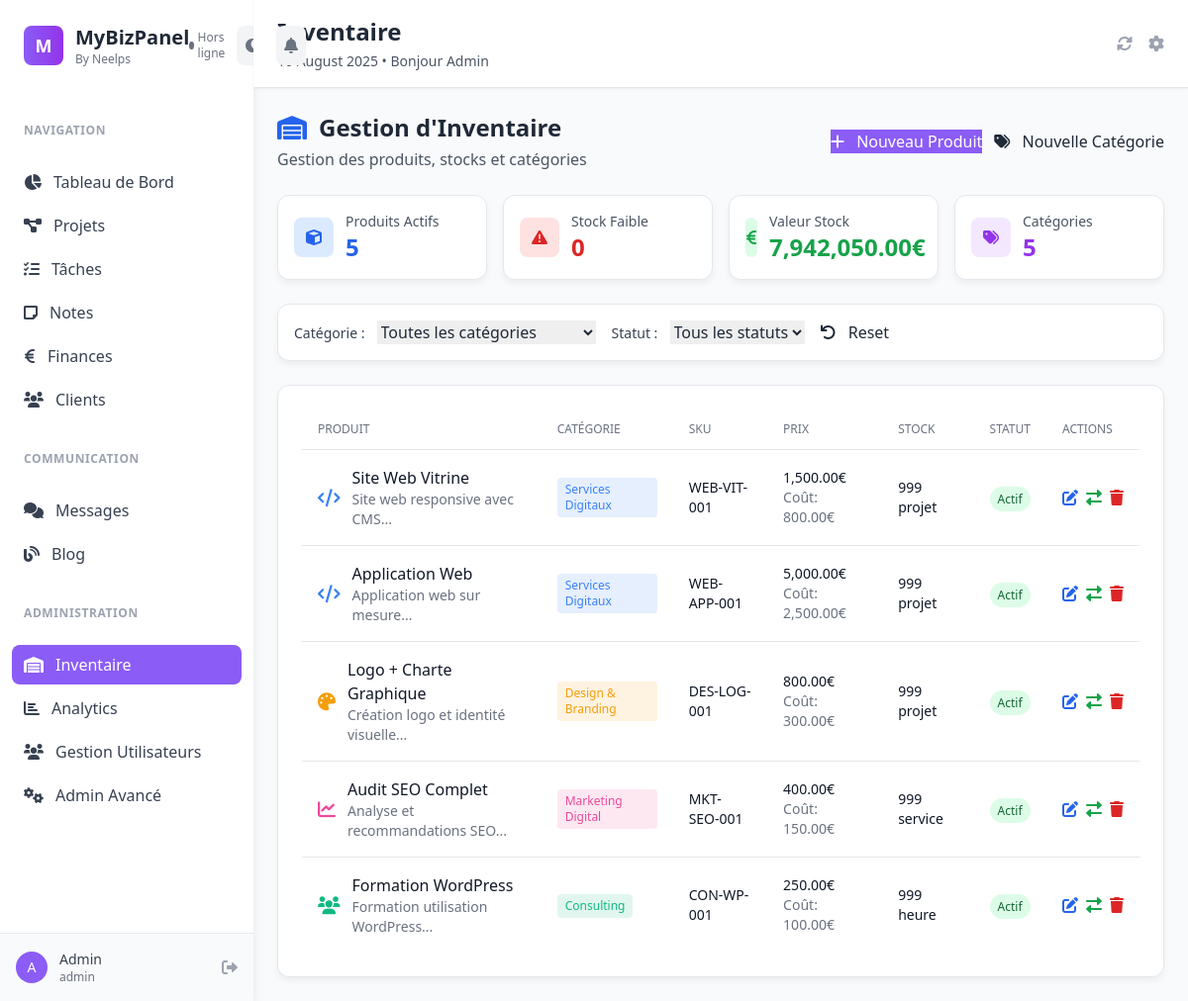
Screenshot of /?page=inventory (signed in) with the database file from the repository.
### tables this page shows
CREATE TABLE products (
    id VARCHAR(50) PRIMARY KEY,
    name VARCHAR(200) NOT NULL,
    description TEXT,
    sku VARCHAR(100) UNIQUE,
    category_id VARCHAR(50),
    price DECIMAL(10,2) DEFAULT 0.00,
    cost_price DECIMAL(10,2) DEFAULT 0.00,
    stock_quantity INT DEFAULT 0,
    min_stock_level INT DEFAULT 5,
    max_stock_level INT DEFAULT 100,
    unit VARCHAR(20) DEFAULT 'pcs',
    barcode VARCHAR(100),
    weight DECIMAL(8,2),
    dimensions VARCHAR(100),
    supplier VARCHAR(200),
    location VARCHAR(100),
    status ENUM('active', 'inactive', 'discontinued') DEFAULT 'active',
    created_by VARCHAR(50),
    created_at TIMESTAMP DEFAULT CURRENT_TIMESTAMP,
    updated_at TIMESTAMP DEFAULT CURRENT_TIMESTAMP ON UPDATE CURRENT_TIMESTAMP,
    INDEX idx_category (category_id),
    INDEX idx_sku (sku),
    INDEX idx_status (status),
    INDEX idx_stock (stock_quantity),
    FOREIGN KEY (category_id) REFERENCES product_categories(id) ON DELETE SET NULL,
    FOREIGN KEY (created_by) REFERENCES users(id) ON DELETE SET NULL
);

CREATE TABLE product_categories (
    id VARCHAR(50) PRIMARY KEY,
    name VARCHAR(100) NOT NULL,
    description TEXT,
    color VARCHAR(7) DEFAULT '#10b981',
    icon VARCHAR(50) DEFAULT 'fas fa-cube',
    is_active BOOLEAN DEFAULT TRUE,
    created_by VARCHAR(50),
    created_at TIMESTAMP DEFAULT CURRENT_TIMESTAMP,
    updated_at TIMESTAMP DEFAULT CURRENT_TIMESTAMP ON UPDATE CURRENT_TIMESTAMP,
    INDEX idx_is_active (is_active),
    FOREIGN KEY (created_by) REFERENCES users(id) ON DELETE SET NULL
);

### pages/inventory.php (the view, shortened to what this page needs)
<?php
$categoryFilter = $_GET['category'] ?? 'all';
$statusFilter = $_GET['status'] ?? 'all';
$categoryCondition = $categoryFilter !== 'all' ? "AND p.category_id = ?" : "";
$statusCondition = $statusFilter !== 'all' ? "AND p.status = ?" : "";
try {
    $sql = "
        SELECT p.*, pc.name as category_name, pc.color as category_color, pc.icon as category_icon,
               u.email as creator_email
        FROM products p
        LEFT JOIN product_categories pc ON p.category_id = pc.id
        LEFT JOIN users u ON p.created_by = u.id
        WHERE 1=1 $categoryCondition $statusCondition
        ORDER BY p.created_at DESC
        LIMIT 50
    ";
    $stmt = $pdo->prepare($sql);
    $params = [];
    $stmt->execute($params);
    $products = $stmt->fetchAll();
    $stmt = $pdo->query("SELECT COUNT(*) FROM products WHERE status = 'active'");
    $activeProducts = $stmt->fetchColumn();
    $stmt = $pdo->query("SELECT COUNT(*) FROM products WHERE stock_quantity <= min_stock_level");
    $lowStockProducts = $stmt->fetchColumn();
    $stmt = $pdo->query("SELECT SUM(stock_quantity * price) FROM products WHERE status = 'active'");
    $totalStockValue = $stmt->fetchColumn() ?: 0;
    $stmt = $pdo->query("SELECT COUNT(*) FROM product_categories WHERE is_active = 1");
    $totalCategories = $stmt->fetchColumn();
} catch (Exception $e) {
    $error = "Erreur lors du chargement : " . $e->getMessage();
    $products = [];
    $productCategories = [];
}
?>
<div class="space-y-6">
    <div class="flex items-center justify-between">
        <div>
            <h1 class="text-2xl font-bold flex items-center">
                <i class="fas fa-warehouse mr-3 text-blue-600"></i>
                Gestion d'Inventaire
            </h1>
            <p class="text-gray-600 mt-1">Gestion des produits, stocks et catégories</p>
        </div>
        <div class="flex space-x-3">
            <button onclick="showProductForm()" class="btn-primary">
                <i class="fas fa-plus mr-2"></i>
                Nouveau Produit
            </button>
            <button onclick="showCategoryForm()" class="btn-secondary">
                <i class="fas fa-tags mr-2"></i>
                Nouvelle Catégorie
            </button>
        </div>
    </div>
    <div class="grid grid-cols-1 md:grid-cols-4 gap-4">
        <div class="card p-4">
            <div class="flex items-center">
                <div class="w-10 h-10 bg-blue-100 rounded-lg flex items-center justify-center">
                    <i class="fas fa-cube text-blue-600"></i>
                </div>
                <div class="ml-3">
                    <p class="text-sm text-gray-600">Produits Actifs</p>
                    <p class="text-2xl font-bold text-blue-600"><?= $activeProducts ?></p>
                </div>
            </div>
        </div>
        <div class="card p-4">
            <div class="flex items-center">
                <div class="w-10 h-10 bg-red-100 rounded-lg flex items-center justify-center">
                    <i class="fas fa-exclamation-triangle text-red-600"></i>
                </div>
                <div class="ml-3">
                    <p class="text-sm text-gray-600">Stock Faible</p>
                    <p class="text-2xl font-bold text-red-600"><?= $lowStockProducts ?></p>
                </div>
            </div>
        </div>
        <div class="card p-4">
            <div class="flex items-center">
                <div class="w-10 h-10 bg-green-100 rounded-lg flex items-center justify-center">
                    <i class="fas fa-euro-sign text-green-600"></i>
                </div>
                <div class="ml-3">
                    <p class="text-sm text-gray-600">Valeur Stock</p>
                    <p class="text-2xl font-bold text-green-600"><?= number_format($totalStockValue, 2) ?>€</p>
                </div>
            </div>
        </div>
        <div class="card p-4">
            <div class="flex items-center">
                <div class="w-10 h-10 bg-purple-100 rounded-lg flex items-center justify-center">
                    <i class="fas fa-tags text-purple-600"></i>
                </div>
                <div class="ml-3">
                    <p class="text-sm text-gray-600">Catégories</p>
                    <p class="text-2xl font-bold text-purple-600"><?= $totalCategories ?></p>
                </div>
            </div>
        </div>
    </div>
    <div class="card p-4">
        <div class="flex flex-wrap gap-4 items-center">
            <div>
                <label class="text-sm font-medium text-gray-700 mr-2">Catégorie :</label>
                <select onchange="applyFilters()" id="category-filter" class="form-input-sm">
                    <option value="all">Toutes les catégories</option>
                </select>
            </div>
            <div>
                <label class="text-sm font-medium text-gray-700 mr-2">Statut :</label>
                <select onchange="applyFilters()" id="status-filter" class="form-input-sm">
                    <option value="all">Tous les statuts</option>
                </select>
            </div>
            <button onclick="resetFilters()" class="btn-secondary btn-sm">
                <i class="fas fa-undo mr-2"></i>
                Reset
            </button>
        </div>
    </div>
    <div class="card">
        <div class="p-6">
            <div class="overflow-x-auto">
                <table class="w-full table-auto">
                    <thead>
                        <tr class="border-b border-gray-200">
                            <th class="px-4 py-3 text-left text-xs font-medium text-gray-500 uppercase">Produit</th>
                            <th class="px-4 py-3 text-left text-xs font-medium text-gray-500 uppercase">Catégorie</th>
                            <th class="px-4 py-3 text-left text-xs font-medium text-gray-500 uppercase">SKU</th>
                            <th class="px-4 py-3 text-left text-xs font-medium text-gray-500 uppercase">Prix</th>
                            <th class="px-4 py-3 text-left text-xs font-medium text-gray-500 uppercase">Stock</th>
                            <th class="px-4 py-3 text-left text-xs font-medium text-gray-500 uppercase">Statut</th>
                            <th class="px-4 py-3 text-left text-xs font-medium text-gray-500 uppercase">Actions</th>
                        </tr>
                    </thead>
                    <tbody class="divide-y divide-gray-200">
                        <?php if (empty($products)): ?>
                        <tr>
                            <td colspan="7" class="px-4 py-8 text-center text-gray-500">
                                <i class="fas fa-cube text-4xl mb-4"></i>
                                <p class="text-lg">Aucun produit trouvé</p>
                                <p class="text-sm">Créez votre premier produit pour commencer !</p>
                            </td>
                        </tr>
                        <?php else: ?>
                            <?php foreach ($products as $product): ?>
                            <tr class="hover:bg-gray-50">
                                <td class="px-4 py-4">
                                    <div class="flex items-center">
                                        <?php if ($product['category_icon']): ?>
                                        <i class="<?= $product['category_icon'] ?> mr-3 text-lg" style="color: <?= $product['category_color'] ?>"></i>
                                        <?php endif; ?>
                                        <div>
                                            <div class="font-medium text-gray-900"><?= htmlspecialchars($product['name']) ?></div>
                                            <?php if ($product['description']): ?>
                                            <div class="text-sm text-gray-500"><?= htmlspecialchars(substr($product['description'], 0, 50)) ?>...</div>
                                            <?php endif; ?>
                                        </div>
                                    </div>
                                </td>
                                <td class="px-4 py-4">
                                    <?php if ($product['category_name']): ?>
                                    <span class="inline-block px-2 py-1 text-xs font-medium rounded"
                                          style="background-color: <?= $product['category_color'] ?>20; color: <?= $product['category_color'] ?>">
                                        <?= htmlspecialchars($product['category_name']) ?>
                                    </span>
                                    <?php else: ?>
                                    <span class="text-gray-400">Non catégorisé</span>
                                    <?php endif; ?>
                                </td>
                                <td class="px-4 py-4 text-sm text-gray-900">
                                    <?= htmlspecialchars($product['sku'] ?: '-') ?>
                                </td>
                                <td class="px-4 py-4">
                                    <div class="text-sm">
                                        <div class="font-medium text-gray-900"><?= number_format($product['price'], 2) ?>€</div>
                                        <?php if ($product['cost_price'] > 0): ?>
                                        <div class="text-gray-500">Coût: <?= number_format($product['cost_price'], 2) ?>€</div>
                                        <?php endif; ?>
                                    </div>
                                </td>
                                <td class="px-4 py-4">
                                    <div class="text-sm">
                                        <div class="font-medium <?= $product['stock_quantity'] <= $product['min_stock_level'] ? 'text-red-600' : 'text-gray-900' ?>">
                                            <?= $product['stock_quantity'] ?> <?= $product['unit'] ?>
                                        </div>
                                    </div>
                                </td>
                                <td class="px-4 py-4">
                                    <?php
                                    $statusColors = [
                                        'active' => 'bg-green-100 text-green-800',
                                        'inactive' => 'bg-gray-100 text-gray-800',
                                        'discontinued' => 'bg-red-100 text-red-800'
                                    ];
                                    $statusLabels = [
                                        'active' => 'Actif',
                                        'inactive' => 'Inactif',
                                        'discontinued' => 'Discontinué'
                                    ];
                                    ?>
                                    <span class="px-2 py-1 text-xs font-medium rounded-full <?= $statusColors[$product['status']] ?>">
                                        <?= $statusLabels[$product['status']] ?>
                                    </span>
                                </td>
                                <td class="px-4 py-4">
                                    <div class="flex items-center space-x-2">
                                        <button onclick="editProduct('<?= $product['id'] ?>')" class="text-blue-600 hover:text-blue-800">
                                            <i class="fas fa-edit"></i>
                                        </button>
                                        <button onclick="stockMovement('<?= $product['id'] ?>', '<?= htmlspecialchars($product['name']) ?>')"
                                                class="text-green-600 hover:text-green-800">
                                            <i class="fas fa-exchange-alt"></i>
                                        </button>
                                        <form method="POST" style="display: inline;" onsubmit="return confirm('Supprimer ce produit ?')">
                                            <button type="submit" class="text-red-600 hover:text-red-800">
                                                <i class="fas fa-trash"></i>
                                            </button>
                                        </form>
                                    </div>
                                </td>
                            </tr>
                            <?php endforeach; ?>
                        <?php endif; ?>
                    </tbody>
                </table>
            </div>
        </div>
    </div>
</div>
<link rel="stylesheet" href="assets/modal-styles.css">
</div>

### index.php (style rules this page uses)
:root { --primary: #8b5cf6; --primary-dark: #7c3aed; --secondary: #f3f4f6; --accent: #fbbf24; }
.btn-primary { background-color: var(--primary); color: white; transition: all 0.3s ease; }
body { background-color: #f8fafc; color: #1f2937; }
.card { background: white; border-radius: 12px; box-shadow: 0 4px 6px rgba(0, 0, 0, 0.05); border: 1px solid #e5e7eb; }

### pages/inventory.php (style rules this page uses)
.form-input-sm { @apply px-3 py-1 text-sm border border-gray-300 rounded-lg focus:ring-2 focus:ring-blue-500 focus:border-blue-500; }
.btn-sm { @apply px-3 py-1 text-sm; }

### rows the page displays
products: name "Site Web Vitrine", description "Site web responsive avec CMS", category.name "Services Digitaux", sku "WEB-VIT-001", price "1,500.00", cost_price "800.00", stock_quantity "999", unit "projet", status "Actif"
products: name "Application Web", description "Application web sur mesure", category.name "Services Digitaux", sku "WEB-APP-001", price "5,000.00", cost_price "2,500.00", stock_quantity "999", unit "projet", status "Actif"
products: name "Logo + Charte Graphique", description "Création logo et identité visuelle", category.name "Design & Branding", sku "DES-LOG-001", price "800.00", cost_price "300.00", stock_quantity "999", unit "projet", status "Actif"
products: name "Audit SEO Complet", description "Analyse et recommandations SEO", category.name "Marketing Digital", sku "MKT-SEO-001", price "400.00", cost_price "150.00", stock_quantity "999", unit "service", status "Actif"
products: name "Formation WordPress", description "Formation utilisation WordPress", category.name "Consulting", sku "CON-WP-001", price "250.00", cost_price "100.00", stock_quantity "999", unit "heure", status "Actif"

### other values shown
substr($_SESSION['first_name'] ?? 'U', 0, 1) "A"
sanitizeOutput($_SESSION['first_name'] ?? 'Utilisateur') "Admin"
sanitizeOutput($_SESSION['role'] ?? 'employee') "admin"
$pageTitles[$currentPage] "Inventaire"
$activeProducts "5"
$lowStockProducts "0"
$totalStockValue "7,942,050.00"
$totalCategories "5"
